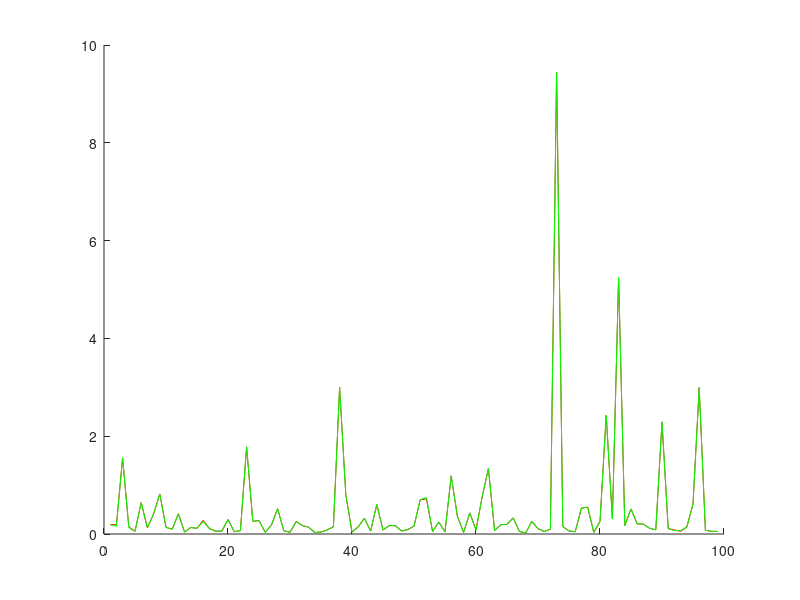

MATLAB code for this plot:
%plot-compare!

a = 1;

newParam = csvread('NewParam.csv');
fprintf('the new parameterisation is in green\n');
oldParam = csvread('OldParam.csv');
fprintf('the old parameterisation is in red\n');
tParam = csvread('tParam.csv');
fprintf('the t parameterisation is in blue\n');

NewScore = zeros(size(newParam(:,1),1),1);
OldScore = zeros(size(newParam(:,1),1),1);
tScore = zeros(size(newParam(:,1),1),1);



for i = 1:99
    
    New = ((newParam((i-1)*6+1,2:22)-newParam((i-1)*6+3,2:22)));
    Old= ((oldParam((i-1)*6+1,2:22)-oldParam((i-1)*6+3,2:22)));
    t = ((tParam((i-1)*6+1,2:22)-tParam((i-1)*6+3,2:22)));
    
    NewUpBig = New(New>1).^4;
    NewUp = (2*New(New<1&New>0)).^2;
    NewScoreDown = New(New<0).^2;
    NewScore(i) = sum(NewUpBig) + sum(NewUp) + sum(NewScoreDown);
    
    OldUpBig = Old(Old>1).^4;
    OldUp = (2*New(Old<1&Old>0)).^2;
    OldScoreDown = Old(Old<0).^2;
    OldScore(i) = sum(OldUpBig) + sum(OldUp) + sum(OldScoreDown);    

    tUpBig = t(t>1).^4;
    tUp = (2*t(t<1&t>0)).^2;
    tScoreDown = t(t<0).^2;
    tScore(i) = sum(tUpBig) + sum(tUp) + sum(tScoreDown);    
end

hold all
plot(1:99,NewScore(1:99),'r')
plot(1:99,OldScore(1:99),'g')
%plot(1:99,tScore(1:99),'b')
hold off

%%%%

while 1==0%a < 100
    if a == 38
        fprintf('graph 38 does not exist for some reason\n')
        fprintf('displaying graph 39...\n')
    end
    if a > 38
        a=a-1;
    end
    close all
    hold all
    new1=plot(newParam((a-1)*6+1,2:22),'--g');
    ylabel('Generation, kWH');
    title(['House number ',num2str(a)])
    new2=plot(newParam((a-1)*6+2,2:22),':g');
    new2.LineWidth=2;
    new3=plot(newParam((a-1)*6+3,2:22),'g');
    new4=plot(newParam((a-1)*6+4,2:22),'g');
    new5=plot(newParam((a-1)*6+5,2:22),'g');
    new6=plot(newParam((a-1)*6+6,2:22),'g');

    old1=plot(oldParam((a-1)*6+1,2:22),'--r');
    old2=plot(oldParam((a-1)*6+2,2:22),':r');
    old2.LineWidth=2;
    old3=plot(oldParam((a-1)*6+3,2:22),'r');
    old4=plot(oldParam((a-1)*6+4,2:22),'r');
    old5=plot(oldParam((a-1)*6+5,2:22),'r');
    old6=plot(oldParam((a-1)*6+6,2:22),'r');
    
    t1=plot(tParam((a-1)*6+1,2:22),'--b');
    t2=plot(tParam((a-1)*6+2,2:22),':b');
    t2.LineWidth=2;
    t3=plot(tParam((a-1)*6+3,2:22),'b');
    t4=plot(tParam((a-1)*6+4,2:22),'b');
    t5=plot(tParam((a-1)*6+5,2:22),'b');
    t6=plot(tParam((a-1)*6+6,2:22),'b');
    hold off
    a = input('what graph would you like to see next? ');
    
end